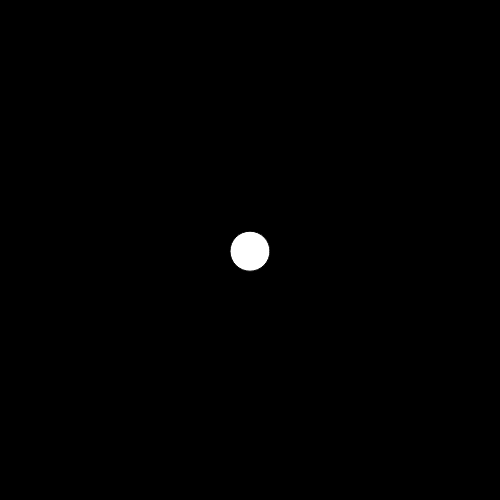
Frame 1 (no input)
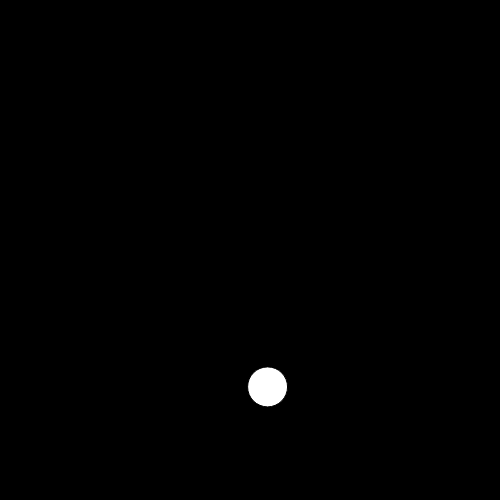
Frame 60 (no input)
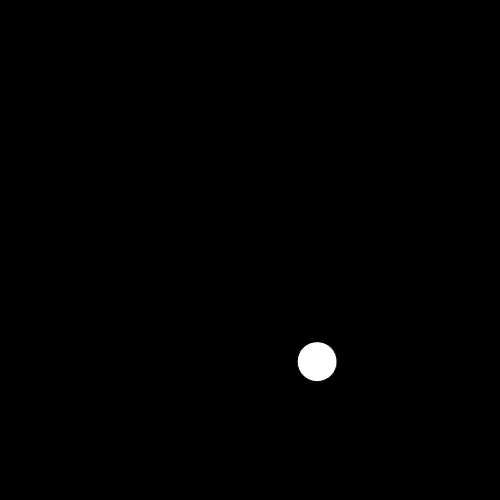
Frame 120 (the mouse pressed at the canvas centre since frame 60)

The p5.js sketch that drew these frames (run headless with seeded random() and noise() and a simulated clock; from frame 60 on, the mouse is pressed at the canvas centre):

// p5.js sketch
// ── sketch.js
var mover;

function setup(){
  createCanvas(500,500);
  mover = new Mover();

}


function draw(){


 var gravity= createVector(0,0.2);
 // wind is coming from left to right
 var wind = createVector(0.01,0);
 // apply different forces to multiple objects
 mover.applyForce(gravity);
 mover.applyForce(wind);

  background(0);
  mover.update();
  mover.display();



}

// ── mover.js
class Mover{
  constructor(){
    // all the new vectors we can add
    this.loc = createVector(width/2,height/2);
    this.vel = createVector(0,0);
    this.acc = createVector(0,1);
}


// apply force? another function?
  applyForce(force){
    this.acc.add(force);
  }


  update(){
    // FORCE IS acceleration!!
    // YOU CAN MAKE MULTIPLE FORCES ON THE SAME OBJECT!!
    // add velocity to the location
    //this.loc.x=this.loc.x+this.vel.x;
    //acceleration 0.2= means slowing down , means gravity
    this.vel.add(this.acc);
    this.loc.add(this.vel);
    this.vel.mult(0.998);
    this.acc.mult(0);

    // finally stop accelerate, velocity keeps the same
    //0.998= putting gravity, so the ball finally stops
    // accleration <1= slow down


    if(this.loc.y>height){
      this.loc.y=height;
      this.vel.y*=-1;
    }

    if(this.loc.x>width){
      this.loc.x=width;
      this.vel.x*=-1;
    }

  }

  display(){
    ellipse(this.loc.x,this.loc.y,40,40);
  }
}
